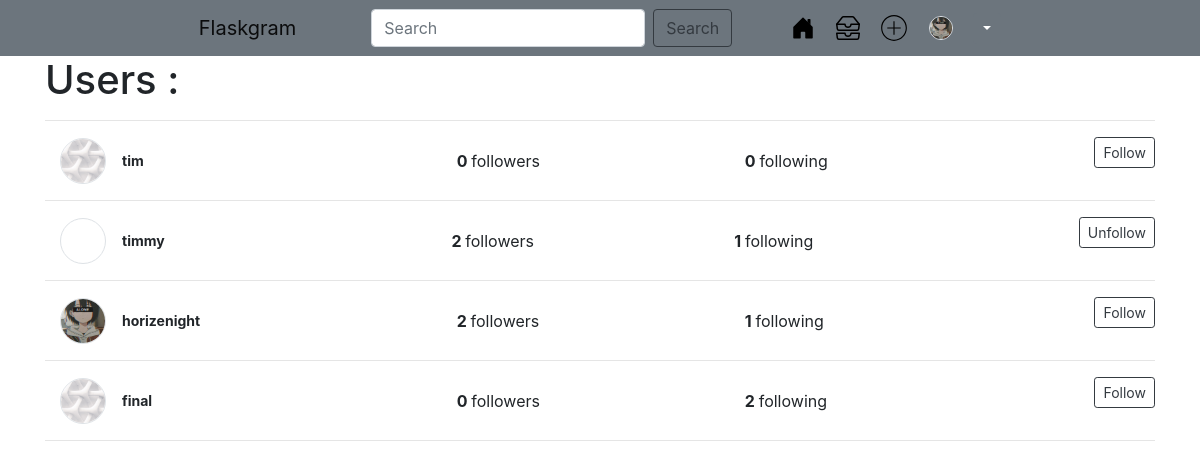
/all_users (signed in), run on the app's committed database.
### hello.py (models this page shows, shortened)
class Users(db.Model,UserMixin):
    id = db.Column(db.Integer,primary_key=True)
    username = db.Column(db.String(120),nullable=False)
    name = db.Column(db.String(120),nullable=False)
    email = db.Column(db.String(120),nullable=False,unique=True)
    profile_pic = db.Column(db.String(),nullable=True)
    favorite_color = db.Column(db.String(120))
    about_author = db.Column(db.Text(500),nullable=True)
    date_added = db.Column(db.DateTime,default=datetime.utcnow)
    password_hash = db.Column(db.String(120))
    posts= db.relationship('Posts',backref='poster')
    followed = db.relationship(
        'Users', secondary=followers,
        primaryjoin=(followers.c.follower_id == id),
        secondaryjoin=(followers.c.followed_id == id),
        backref=db.backref('followers', lazy='dynamic'), lazy='dynamic')
    def is_following(self,user):
            return self.followed.filter(followers.c.followed_id == user.id).count()>0
    liked = db.relationship(
        'LikePost',
        foreign_keys='LikePost.user_id',
        backref='user', lazy='dynamic')
    @property
    def password(self):
        raise AttributeError('password is not readable attribute')

### hello.py (the view)
@app.route('/all_users',methods=["GET"])
def all_users():
    users = Users.query.filter()
    return render_template("all_users.html",users=users)

### WebForms.py
class SearchForm(FlaskForm):
    searched = StringField("Searched" , validators=[DataRequired(),Length(min=1)])
    submit = SubmitField("Submit")

### hello.py (called while the page is built)
@login_manager.user_loader
def load_user(user_id):
    return Users.query.get(int(user_id))

@app.context_processor
def base():
    form = SearchForm()
    return dict(form=form)

### templates/all_users.html (shortened to what this page needs)
{% extends 'base.html' %}
{% block content%}
<h1>Users : </h1>
<hr class="hr" />
{%for our_user in users %}
<div class="d-flex flex-row justify-content-between align-items-center mt-3 mb-3">
  <div class=" col-4 d-flex flex-row align-items-center">
    <div>
      <a href="{{ url_for('user', username=our_user.username) }}" class="link-menu">
        <div
          class="rounded-circle overflow-hidden d-flex justify-content-center align-items-center border sugest-profile-photo">
          {%if our_user.profile_pic%}
          <img src="{{url_for('static',filename='images/'+our_user.profile_pic)}}" alt=""
            style="transform: scale(1.5); width: 100%; position: absolute; left: 0;">
          {%else%}
          <img src="{{url_for('static',filename='images/profile.jpg')}}" alt=""
            style="transform: scale(1.5); width: 100%; position: absolute; left: 0;">
          {%endif%}
        </div>
      </a>
    </div>
    <strong class="ml-3 sugest-username">{{our_user.username}}</strong>
</div>
<div class="col-3 flex-row align-items-center">
    <strong class="ml-3 body-dark ">{{our_user.followers.count()}} </strong>
    followers
</div>
<div class="col-4 flex-column">
    <strong class="ml-3 body-dark ">{{our_user.followed.count()}} </strong> following
</div>
  {% if current_user.is_following(our_user) %}
  <form action="{{ url_for('unfollow', username=our_user.username) }}" method="post">
    <p>
      {{ form.submit(value='Unfollow', class="btn btn-outline-dark btn-sm ") }}
    </p>
  </form>
  {% else %}
  <form action="{{ url_for('follow', username=our_user.username) }}" method="post">
    <p>
      {{ form.submit(value='Follow', class="btn btn-outline-dark btn-sm ") }}
    </p>
  </form>
  {% endif %}
</div>
<hr class="hr" />
{%endfor%}
{%endblock%}

### templates/base.html (shortened to what this page needs)
<!doctype html>
<html lang="en">
  <head>
    <link rel="stylesheet" href="https://stackpath.bootstrapcdn.com/bootstrap/4.5.0/css/bootstrap.min.css"
>
    <link rel="stylesheet" href="{{url_for('static',filename='css/styles.css')}}">
  </head>
  <body>
    {% include 'navbar.html' %}
<div class="container">
    {%block content%}
    {%endblock%}
</div>
  </body>
</html>

### templates/navbar.html (shortened to what this page needs)
<div>
  <nav class="navbar navbar-expand-lg navbar-light bg-secondary  ">
    <div class="container justify-content-center">
      <div class="d-flex flex-row justify-content-between align-items-center col-9">
      {% if current_user.is_authenticated %}
      <a class="navbar-brand" href="{{ url_for('feed', username=current_user.username) }}">
      {%else%}
      <a class="navbar-brand" href="{{url_for('posts')}}">
      {%endif%}
          Flaskgram
        </a>
        <div>
          <form method="POST" action="{{url_for('search')}}" class="form-inline my-2 my-lg-0">
            <input class="form-control mr-sm-2" type="search" placeholder="Search" aria-label="Search"
              name="searched" />
            <button class="btn btn-outline-dark" type="submit">Search</button>
          </form>
        </div>
        <div class="d-flex flex-row">
          <ul class="list-inline m-0">
            {% if current_user.is_authenticated %}
            <li class="list-inline-item">
              <a href="{{url_for('feed',username=current_user.username)}}" class="link-menu">
              </a>
            </li>
            {%endif%}
                  {% if current_user.is_authenticated%}
                  <li class="list-inline-item ml-2">
                    <a href="{{url_for('posts')}}" class="link-menu">
                    </a>
                </li>
            <li class="list-inline-item ml-2">
              <a href="{{url_for('add_post')}}" class="link-menu">
              </a>
            </li>
            <li class="list-inline-item ml-2 align-middle">
              <a href="{{ url_for('user', username=current_user.username) }}" class="link-menu">
                <div
                  class="rounded-circle overflow-hidden d-flex justify-content-center align-items-center border topbar-profile-photo">
                  {%if current_user.profile_pic%}
                  <img src="{{url_for('static',filename='images/'+current_user.profile_pic)}}" alt=""
                    style="transform: scale(1.5); width: 100%; position: absolute; left: 0;">
                  {%else%}
                  <img src="{{url_for('static',filename='images/profile.jpg')}}" alt=""
                    style="transform: scale(1.5); width: 100%; position: absolute; left: 0;">
                  {%endif%}
                </div>
              </a>
            </li>
            <li class="list-inline-item ml-2 align-middle">
              <div class="btn-group">
                <button type="button" class="btn btn-sm btn-secondary dropdown-toggle dropdown-toggle-split" data-bs-toggle="dropdown" aria-expanded="false">
                </button>
              </div>
            </li>
            {%endif%}
          </ul>
        </div>
      </div>
    </div>
  </nav>
</div>

### static/css/styles.css (style rules this page uses)
.link-menu { color: black; }
.topbar-profile-photo { width: 1.5em; height: 1.5em; position: relative; }
.sugest-profile-photo { width: 46px; height: 46px; position: relative; }
.sugest-username { font-size: 14px }

### data on the page
Users: profile_pic (picture), username "horizenight", followers.count "2", followed.count "1"
Users: username "tim", followers.count "0", followed.count "0"
Users: username "timmy", followers.count "2", followed.count "1"
Users: username "final", followers.count "0", followed.count "2"
